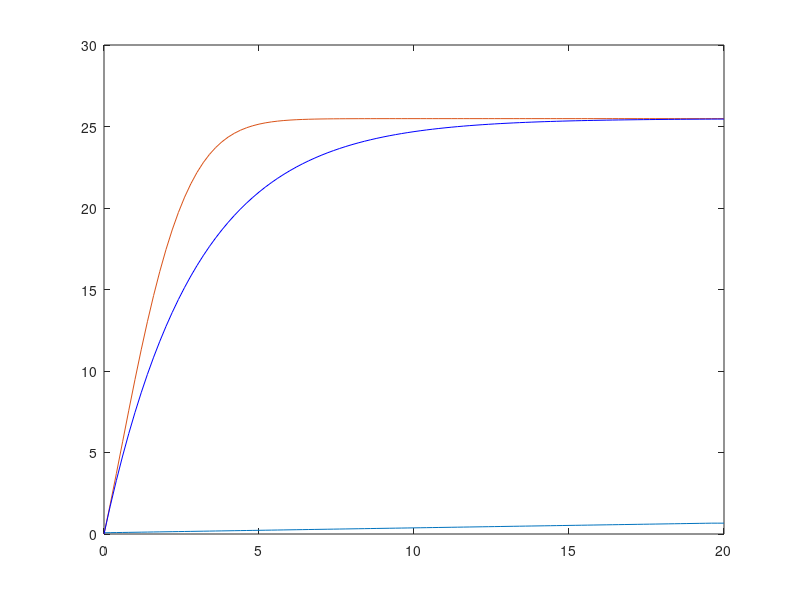

Write MATLAB code to recreate this figure.
%% Define c
NoInc = 100;
Increment = 0.2;

a = 2;
b = 2;
alpha = 4.5;
TS = 0.0769836;
f = +  0.03;

c = [0:NoInc]*Increment;


t10 = 2.0;
r0 = 1./t10;

TS_c = TS+f*c;
i = 1;
    while((TS_c(i)>0)&&(i<NoInc)>0)
        i = i+1;
    end


TS_c(i-1:end) = TS_c(i-1);

A = exp(-r0.*TS);
Amalo = A./(1-A);
N0 = Amalo*(1-exp(-alpha*TS.*c));
y = exp(TS_c.*c.*(r0.*f - alpha + alpha*c.*f));
% y = exp(TS_c.*c.*(r0.*f - alpha + alpha*c.*f));

plot(c, TS_c);hold on;

N = Amalo.*(1-y);

% N./Amalo = 1-y
% N./Amalo - 1 = -y
% 1-N/Amalo = y
% (Amalo - N)/Amalo = y
% log((Amalo - N)/Amalo) = log(y)



Nmj = 5.1375;
a0 = log((Amalo - Nmj)/Amalo);
a2 = alpha*f*TS;
a1 = TS*(r0*f-alpha);
a0 = -a0;

D = a1^2 - 4*a0*a2;

d = sqrt(D);

c1 = (-a1-d)/(2*a2)
c2 = (-a1+d)/(2*a2)

plot(c, N, c, N0,'b');
hold off;
% 
% N_calc = (exp(-r0.*TS)*(exp(r0.*TS.*c.*f)*exp(TS.*alpha.*c.^2.*f)*exp(-TS.*alpha.*c) - 1))/(exp(-r0.*TS) - 1);
% % plot(c, NormMinus1(i, :)); hold on;
% % pause(0.1);
% Amplitude(i) = -b./(b - a*exp(TS*r0(i)));
% fun = @(x)norm((x(1).*(1-exp(-x(2)*c)) - NormMinus1(i, :)));
% x0 = [Amplitude(i),0.1];
% x(i, :) = fminsearch(fun,x0);
% 
% y = x(i,1).*(1-exp(-x(i,2)*c));
% % plot(c, NormMinus1(i, :), 'b', c,y, 'rx' );
% % pause(0.5);
% % inis = [Amplitude(i), TS];
% %  [p(i,:), approx(i,:), error(i, :)]=FindSimplifiedConversionCurve(c, NormMinus1(i,:), Amplitude(i), inis);
% end
% hold off;
% 
% %% try fitting once again
% 
% % fun = @(x)norm((x(1).*(1-exp(-x(2)*c)) - NormMinus1(1, :)));
% % x0 = [20,0.1];
% % x = fminsearch(fun,x0)
% % 
% % y = x(1).*(1-exp(-x(2)*c));
% % plot(c, NormMinus1(1, :), 'b', c,y, 'rx' );
% 
% 
% % fun = @(x)100*(x(2) - x(1)^2)^2 + (1 - x(1))^2;
% % x0 = [-1.2,1];
% % x = fminsearch(fun,x0)
% 
% % inis = random('norm', 0.5, 1, 1, 100);
% % inis = inis.^2;
% % for i=1:100
% % [p(i,:), approx(i,:), error(i, :)]=FindSimplifiedConversionCurve(c, NormMinus1(1), Amplitude(21), inis(i));
% % end
% 
% %% return a, b, TS and r0 that satisfy your requirements, minimise departures between what you have and what you get after conversion
% % what you may wish to calibrate, for example initial amplitude to be vb
% % Inital amplitude =0.05BW/0.04BW*(1-0.45)
% % second amplitude = 0.05/0.24BW*(1-0.45)
% 
% % plot (c, NormMinus1, c, approx);
% % pause(2);
% 
% % plot(r0, Amplitude'); hold on;
% % pause(1);
% 
% load('TWINS_P17_1_data.mat');
% fout = fopen('temp.txt', 'w');
% options = optimset('TolX',1e-12, 'MaxFunEvals', 60000, 'MaxIter', 10000);
% time = data(:, 1) - data(1, 1);
% size(data);
% BaseStress = mean(data(1:10, 2:32));
% NormCurves = data(:, 2:32);
% N1 = NormCurves./BaseStress - 1;
% Max_N1 = max(N1);
% Max_N1 = max(Max_N1);
% B = exp(-TS*alpha);
% % u = B/(1-B);
% % v = TS*alpha;
% u = 1.1*Max_N1;
% v = 0.2;
% 
% %% step zero - flatten your baselines before you do anythig else
% %% trio at baseline stress
% TRIO = mean(data(1:10, 24:26));
% 
% start = [0.09, 0.09, 0.09, 1];
% 
% % fun0 = @(x)CalibrationStep0(x,data(:, 2:32), fout);
% base = fminsearch(@(x)CalibrationStep0(x,TRIO, fout), start);
% 
% start00 = [0.09, 0.09, 0.09];
% R10 = 1./2.076;
% 
% % fun0 = @(x)CalibrationStep00(x,data(:, 2:32),R10, fout);
% base3 = fminsearch(@(x)CalibrationStep00(x,TRIO,R10, fout), start00);
% 
% AIF1 = data(:, 24);
% AIF2 = data(:, 25);
% AIF3 = data(:, 26);
% 
% AIF1_base_corrected = AIF1;
% AIF2_base_corrected = AIF2.*(1-exp(-base3(1)*R10))./(1-exp(-base3(2)*R10));
% AIF3_base_corrected = AIF3.*(1-exp(-base3(1)*R10))./(1-exp(-base3(3)*R10));
% plot(time, AIF1_base_corrected, time, AIF2_base_corrected, time, AIF3_base_corrected);
% % pause(5);
% 
% aif1_base_corr = mean(AIF1_base_corrected(1:10));
% aif2_base_corr = mean(AIF2_base_corrected(1:10));
% aif3_base_corr = mean(AIF3_base_corrected(1:10));
% 
% aif1_norm_corr = AIF1_base_corrected./aif1_base_corr;
% aif2_norm_corr = AIF2_base_corrected./aif1_base_corr;
% aif3_norm_corr = AIF3_base_corrected./aif1_base_corr;
% 
% plot(time, aif1_norm_corr, time, aif2_norm_corr, time, aif3_norm_corr);
% % pause(5);
% 
% %% trio at baseline rest
% 
% TRIO = mean(data(101:110, 24:26));
% 
% start = [0.09, 0.09, 0.09, 1];
% 
% % fun0 = @(x)CalibrationStep0(x,data(:, 2:32), fout);
% base_rest = fminsearch(@(x)CalibrationStep0(x,TRIO, fout), start);
% 
% start00 = [0.09, 0.09, 0.09];
% R10 = 1./2.076;
% 
% % fun0 = @(x)CalibrationStep00(x,data(:, 2:32),R10, fout);
% base3_rest = fminsearch(@(x)CalibrationStep00(x,TRIO,R10, fout), start00);
%   
% %% trio at tail stress
% 
% TRIO = mean(data(91:100, 24:26));
% 
% start = [0.09, 0.09, 0.09, 1];
% 
% % fun0 = @(x)CalibrationStep0(x,data(:, 2:32), fout);
% tail_stress = fminsearch(@(x)CalibrationStep0(x,TRIO, fout), start);
% 
% start00 = [0.09, 0.09, 0.09];
% R10 = 1./2.076;
% 
% % fun0 = @(x)CalibrationStep00(x,data(:, 2:32),R10, fout);
% tail3_stress = fminsearch(@(x)CalibrationStep00(x,TRIO,R10, fout), start00);
% 
% 
% 
% fun1 = @(x)norm(max((log(x(1)./(x(1)-N1(:,23)))./x(2)))-10);
% x0 = [u,v];
% x = fminsearch(fun1,x0);
% 
% 
% %% here you find the parameters for each of the AIFs that will make them aligh bases and tails, no other requirements at this point
% AIF1 = N1(:,23);
% AIF2 = N1(:,24);
% AIF3 = N1(:,25);
% 
% TailS1 = AIF1(91:100);
% TailS2 = AIF2(91:100);
% TailS3 = AIF3(91:100);
% 
% BaseR1 = AIF1(101:110);
% BaseR2 = AIF1(101:110);
% BaseR3 = AIF1(101:110);
% 
% TailR1 = AIF1(191:200);
% TailR2 = AIF2(191:200);
% TailR3 = AIF3(191:200);
% 
% 
% u = 1.1*Max_N1;
% v = 0.2;
% 
% y0 = [100, 0.2, 200, 0.5, 300, 0.6];
% fout = fopen('temp.txt', 'w');
% 
% CurrentError = CalibrationStep1(y0,N1, fout);
% 
% % fun2 = @(x)(CalibrationStep1(y0,N1));
% options = optimset('TolX',1e-12, 'MaxFunEvals', 60000, 'MaxIter', 10000);
% [NewCalFactors, error, exitflag] = fminsearch(@(x)CalibrationStep1(x,N1, fout), y0, options);
% p = NewCalFactors;
% C1 = log(p(1)./(p(1)-AIF1))./p(2);
% C2 = log(p(3)./(p(3)-AIF2))./p(4);
% C3 = log(p(5)./(p(5)-AIF3))./p(6);
% 
% % top = u./(u-N1);
% % top = log(top);
% % C = top./v;
% 
% C = log(x(1)./(x(1)-N1))./x(2);
% 
% % plot(time, C(:, 17));
% % hold off;
% 
% %% here you try to fix the baselines for differences in TS and gains
% 
% RAW_AIFs = data(:, 24:26);
% z0 = [10, 10, 0.09, 10, 10, 0.09, 10, 10, 0.09];
% 
% Base_Params = fminsearch(@(x)CalibrationStep2(x,RAW_AIFs, fout), z0, options);
% 
% plot(time, N1(:, 23), time, N1(:, 24), time, N1(:, 25));
% plot(time, C1, time, C2, time, C3);
% fclose('all');
% % clear all;